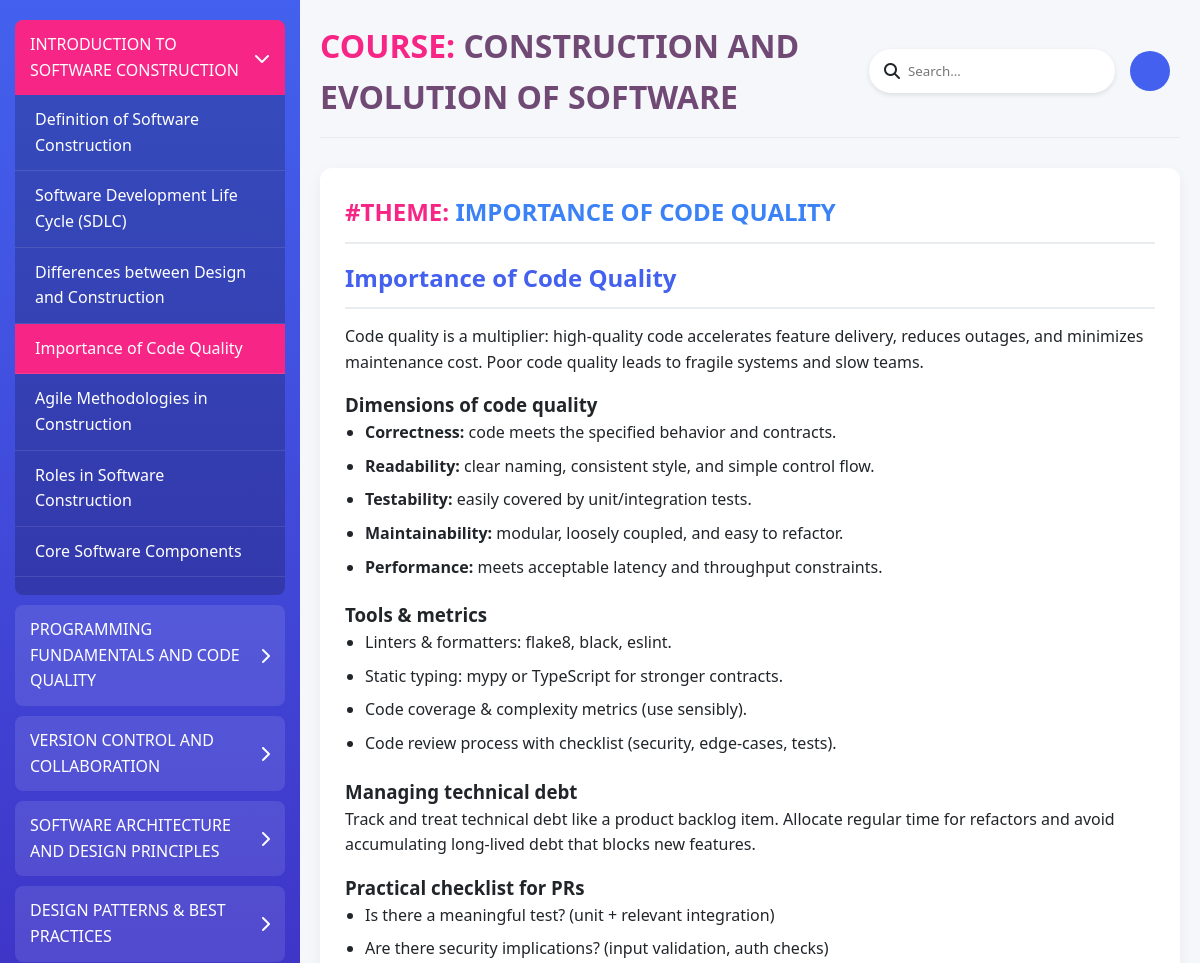
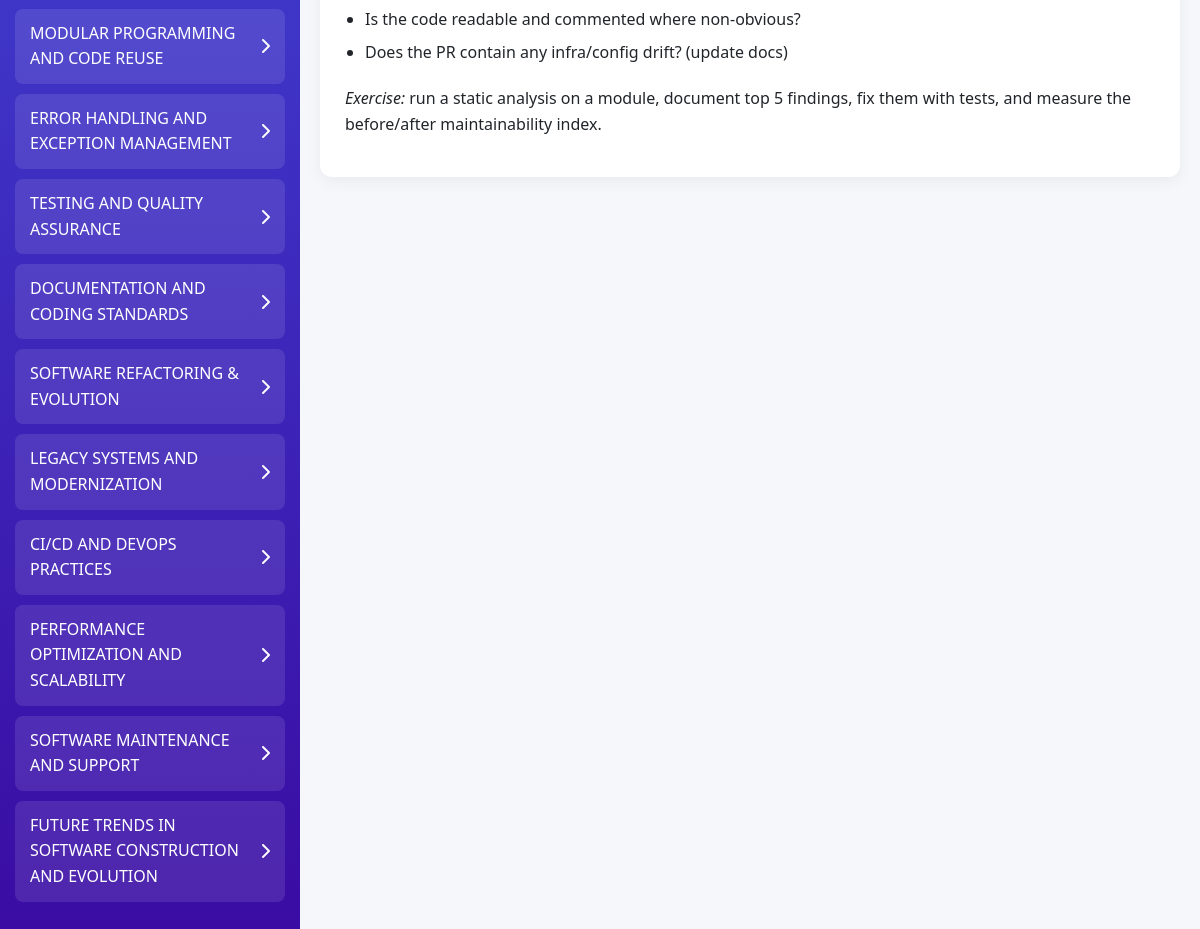
The page /course/topic/12/ on the database its author committed (2 pictures, top to bottom).
### learning/models.py (models this page shows, shortened)
class Chapter(models.Model):
    course = models.ForeignKey(
        Course, related_name="chapters", on_delete=models.CASCADE
    )
    title = models.CharField(max_length=200)
    order = models.PositiveIntegerField(default=1)
    class Meta:
        ordering = ["order"]

class Topic(models.Model):
    chapter = models.ForeignKey(
        Chapter, related_name="topics", on_delete=models.CASCADE
    )
    title = models.CharField(max_length=200)
    content = RichTextField()
    order = models.PositiveIntegerField(default=1)
    class Meta:
        ordering = ["order"]

class Course(models.Model):
    title = models.CharField(max_length=200)
    description = models.TextField()
    created_at = models.DateTimeField(auto_now_add=True)

### learning/views.py (the view)
# urls.py: path("course/", views.course_content, name="course_content"),
def course_content(request, topic_id=None):
    course = Course.objects.first()
    chapters = course.chapters.all()  # type: ignore
    selected_topic = None
    if topic_id:
        selected_topic = get_object_or_404(Topic, id=topic_id)
    else:
        first_chapter = chapters.first()
        if first_chapter:
            selected_topic = first_chapter.topics.first()
    topic_id = selected_topic.id # type: ignore
    topic = get_object_or_404(Topic, id=topic_id)
    return render(
        request,
        "course_content.html",
        {
            "course": course,
            "chapters": chapters,
            "selected_topic": selected_topic,
            "current_topic": topic,
        },
    )

### learning/templates/course_content.html (shortened to what this page needs)
{% load static %}
<!DOCTYPE html>
<html lang="en">
<head>
    <link rel="stylesheet" href="https://cdnjs.cloudflare.com/ajax/libs/font-awesome/6.4.0/css/all.min.css">
    <link rel="stylesheet" href="{% static 'course/style.css' %}">
</head>
<body>
    {% block content %}
    <div class="container">
        <div class="sidebar">
            <div class="chapters">
                {% for chapter in course.chapters.all %}
                <div class="chapter-item">
                    <div class="chapter-header {% if chapter.id == current_topic.chapter.id %}active{% endif %}">
                        <span>{{ chapter.title|upper }}</span>
                        <i
                            class="fas {% if chapter.id == current_topic.chapter.id %}fa-chevron-down{% else %}fa-chevron-right{% endif %}"></i>
                    </div>
                    <div class="topics {% if chapter.id == current_topic.chapter.id %}show{% endif %}">
                        {% for topic in chapter.topics.all %}
                        <div class="topic-item {% if topic.id == current_topic.id %}active{% endif %}"
                            onclick="window.location.href='{% url 'course_topic' topic.id %}'">
                            {{ topic.title }}
                        </div>
                        {% endfor %}
                    </div>
                </div>
                {% endfor %}
            </div>
        </div>
        <div class="main-content">
            <div class="header">
                <h1 style="color: #704A74;"><span style="color: #f72585;">COURSE:</span> {{ course.title }}</h1>
                <div class="user-actions">
                    <div class="search-box">
                        <i class="fas fa-search"></i>
                        <input type="text" placeholder="Search...">
                    </div>
                    <div class="user-profile">
                        <div class="avatar">{{ request.user.username|slice:":2"|upper }}</div>
                    </div>
                </div>
            </div>
            <div class="content" id="main-content">
                {% if selected_topic %}
                <h2 style="color:#3b82f6;"><span style="color: #f72585;">#THEME:</span> {{ selected_topic.title|upper }}</h2>
                <p>{{ selected_topic.content|safe  }}</p>
                {% endif %}
            </div>
        </div>
    </div>
    {% endblock %}
</body>
</html>

### learning/static/course/style.css (style rules this page uses)
:root { --primary: #4361ee; --secondary: #3a0ca3; --accent: #f72585; --light: #f8f9fa; --dark: #212529; --success: #4cc9f0; --warning: #ffd166; --danger: #ef476f; --gray: #6c757d; --light-gray: #e9ecef; }
* { margin: 0; padding: 0; box-sizing: border-box; font-family: 'Segoe UI', Tahoma, Geneva, Verdana, sans-serif; }
body { background-color: #f5f7fb; color: var(--dark); line-height: 1.6; }
.container { display: flex; min-height: 100vh; }
.sidebar { width: 25%; background: linear-gradient(to bottom, var(--primary), var(--secondary)); color: white; padding: 20px 0; overflow-y: auto; transition: all 0.3s ease; }
.chapters { padding: 0 15px; }
.chapter-item { margin-bottom: 10px; border-radius: 8px; overflow: hidden; }
.chapter-header { background-color: rgba(255, 255, 255, 0.1); padding: 12px 15px; cursor: pointer; display: flex; justify-content: space-between; align-items: center; transition: all 0.3s ease; }
.chapter-header.active { background-color: var(--accent); }
.topics { background-color: rgba(0, 0, 0, 0.2); max-height: 0; overflow: hidden; transition: max-height 0.3s ease; }
.topics.show { max-height: 500px; }
.topic-item { padding: 12px 20px; border-bottom: 1px solid rgba(255, 255, 255, 0.1); cursor: pointer; transition: all 0.3s ease; }
.topic-item.active { background-color: var(--accent); }
.main-content { flex: 1; padding: 20px; overflow-y: auto; }
.header { display: flex; justify-content: space-between; align-items: center; margin-bottom: 30px; padding-bottom: 15px; border-bottom: 1px solid var(--light-gray); }
.user-actions { display: flex; align-items: center; gap: 15px; }
.search-box { display: flex; align-items: center; background-color: white; border-radius: 50px; padding: 5px 15px; box-shadow: 0 2px 5px rgba(0, 0, 0, 0.1); }
.search-box input { border: none; outline: none; padding: 8px; width: 200px; }
.user-profile { display: flex; align-items: center; gap: 10px; }
.avatar { width: 40px; height: 40px; border-radius: 50%; background-color: var(--primary); color: white; display: flex; align-items: center; justify-content: center; font-weight: bold; }
.content { background-color: white; border-radius: 12px; padding: 25px; box-shadow: 0 5px 15px rgba(0, 0, 0, 0.05); margin-bottom: 25px; }
.content h2 { color: var(--primary); margin-bottom: 15px; padding-bottom: 10px; border-bottom: 2px solid var(--light-gray); }
.content p { margin-bottom: 15px; }
.content ul, .content ol { margin-left: 20px; margin-bottom: 20px; }
.content li { margin-bottom: 8px; }

### rows shown on the page
Chapter: title "INTRODUCTION TO SOFTWARE CONSTRUCTION"
Topic: title "Definition of Software Construction"
Topic: title "Software Development Life Cycle (SDLC)"
Topic: title "Differences between Design and Construction"
Topic: title "Importance of Code Quality", title "IMPORTANCE OF CODE QUALITY", content "Importance of Code Quality Code quality is a multiplier: high-quality code accelerates feature delivery, reduces outages, and minimizes maintenance cost. Poor code quality leads to fragile systems and slow teams. Dimensions of code quality Correctness: code meets the specified behavior and contracts. Readability: clear naming, consistent style, and simple control flow. Testability: easily covered by unit/integration tests. Maintainability: modular, loosely coupled, and easy to refactor. Performance: meets acceptable latency and throughput constraints. Tools & metrics Linters & formatters: flake8 , black , eslint . Static typing: mypy or TypeScript for stronger contracts. Code coverage &…"
Topic: title "Agile Methodologies in Construction"
Topic: title "Roles in Software Construction"
Topic: title "Core Software Components"
Chapter: title "PROGRAMMING FUNDAMENTALS AND CODE QUALITY"
Chapter: title "VERSION CONTROL AND COLLABORATION"
Chapter: title "SOFTWARE ARCHITECTURE AND DESIGN PRINCIPLES"
Chapter: title "DESIGN PATTERNS & BEST PRACTICES"
Chapter: title "MODULAR PROGRAMMING AND CODE REUSE"
Chapter: title "ERROR HANDLING AND EXCEPTION MANAGEMENT"
Chapter: title "TESTING AND QUALITY ASSURANCE"
Chapter: title "DOCUMENTATION AND CODING STANDARDS"
Chapter: title "SOFTWARE REFACTORING & EVOLUTION"
Chapter: title "LEGACY SYSTEMS AND MODERNIZATION"
Chapter: title "CI/CD AND DEVOPS PRACTICES"
Chapter: title "PERFORMANCE OPTIMIZATION AND SCALABILITY"
Chapter: title "SOFTWARE MAINTENANCE AND SUPPORT"
Chapter: title "FUTURE TRENDS IN SOFTWARE CONSTRUCTION AND EVOLUTION"
Course: title "CONSTRUCTION AND EVOLUTION OF SOFTWARE"
